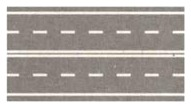
#> input picture public_html/domandeb_images/4001.jpeg, 191 x 108 px
$ python -i match_visual.py   (imports and definitions only)
#> lines starting #> are read from the running program, lines starting #| are printed output that depends on the picture
#> further down, picture is the input picture: PIL image 191x108 RGB; mean R, G, B 174.2, 167.7, 163
#!/usr/bin/env python3
"""
match_visual.py — reassign each old DomandeB image to the Commons figure it most
LOOKS LIKE, using image similarity instead of text. For each card we compare the
old picture against every figure in its topic family (a pericolo card only competes
against pericolo figures) with a symbol-focused binary descriptor, and break near
ties with the card's wording (numbers, "destra"/"sinistra").

Needs the library from fetch_library.py (sign_library/). Runs offline.

Writes: scripts/sign_map.csv                 (id, figure, note, score, file)
        sign_svgs_staging/<id>.svg           (matched figure copied in for the PDF/apply)
        sign_svgs_staging/credits.csv        (id, figure, file, author, license, ...)
Then:   python3 scripts/build_compare_pdf.py
"""
import csv, io, json, math, os, re, shutil
from PIL import Image, ImageChops, ImageOps
import cairosvg

ROOT  = os.path.dirname(os.path.dirname(os.path.abspath(__file__)))
LIB   = os.path.join(ROOT, "sign_library")
IDX   = os.path.join(LIB, "library_index.csv")
STAGE = os.path.join(ROOT, "sign_svgs_staging")
MAP   = os.path.join(ROOT, "scripts", "sign_map.csv")

STOP = set("segnale segnali di a al ai con per il lo la i gli le un uno una e ed o del dei "
           "della delle su sul in tra che raffigurato raffigurata presenza figura".split())

# figure-number -> family code; topic -> allowed families
FAM_RANGES = [(1,35,"per"),(36,45,"pre"),(46,79,"div"),(80,99,"obb"),
              (100,381,"ind"),(382,414,"tmp"),(415,448,"ori"),(449,462,"lum"),(463,479,"cmp")]
TOPIC_FAMS = {
    "Segnali di pericolo": {"per"}, "Segnali di precedenza": {"pre"},
    "Segnali di divieto": {"div"}, "Segnali di obbligo": {"obb"},
    "Segnali di indicazione": {"ind"}, "Segnaletica orizzontale; segni sugli ostacoli": {"ori"},
    "Segnali complementari; segnali temporanei e di cantiere": {"cmp","tmp"},
    "Segnalazioni semaforiche; segnalazioni degli agenti del traffico": {"lum"},
}
NO_SIGN = {"Esempi di precedenza (ordine di precedenza agli incroci)"}

def toks(s):
    return {w for w in re.split(r"[^a-zàèéìòù]+", s.lower()) if len(w) > 2 and w not in STOP}
def fam_of(nf):
    m = re.match(r"ii(\d+)", nf); n = int(m.group(1)) if m else 0
    return next((c for lo,hi,c in FAM_RANGES if lo<=n<=hi), "x")
def disp(nf):
    m = re.match(r"ii(\d+)([a-z]?)", nf)
    return f"II {m.group(1)}" + (f"/{m.group(2)}" if m and m.group(2) else "")

def on_white(im):
    im = im.convert("RGBA"); bg = Image.new("RGBA", im.size, (255,255,255,255))
#> after `bg = Image.new('RGBA', im.size, (255, 255, 255, 255))`: bg: PIL image 191x108 RGBA; every value is 255
    bg.alpha_composite(im); return bg.convert("RGB")
def autocrop(im):
    d = ImageChops.difference(im, Image.new("RGB", im.size, (255,255,255)))
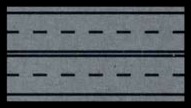
#> d: PIL image 191x108 RGB; mean R, G, B 80.8, 87.3, 92
    bb = d.getbbox(); return im.crop(bb) if bb else im
#> after `bb = d.getbbox()`: bb = (0, 0, 191, 108)
def _sq(im):
    im = autocrop(on_white(im)); s = max(im.size)
#> after `s = max(im.size)`: s = 191
    c = Image.new("RGB", (s, s), (255,255,255)); c.paste(im, ((s-im.width)//2, (s-im.height)//2)); return c
#> after `c = Image.new('RGB', (s, s), (255, 255, 255))`: c: PIL image 191x191 RGB; every value is 255
#> after `c.paste(im, ((s - im.width) // 2, (s - im.height) // 2))`:
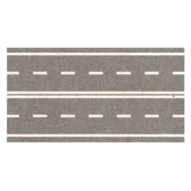
#> c: PIL image 191x191 RGB; mean R, G, B 209.3, 205.6, 203
# Grayscale, mean-subtracted, L2-normalized patch -> normalized cross-correlation.
# NCC on the interior pictogram vastly out-performs a binarized hamming hash on
# circular signs (red rings / blue discs that differ only by a small interior
# symbol): measured 89% top-1 / 97% top-3 vs 73% / 86% on a divieto ground-truth set.
# [8 lines left out: function _ncc, not called in this run]
def _color(sq, grid=8):
    im = sq.resize((grid, grid)); return [c/255 for px in list(im.getdata()) for c in px]
# Triangular families (pericolo, complementari) crop a touch tighter to the interior
# symbol; circular/square families keep slightly more of the sign.
def crop_for(fam): return 0.62 if fam in ("per", "cmp") else 0.72
def descriptor(im, fam):
    sq = _sq(im)
    return _ncc(sq, crop_for(fam), 24), _ncc(sq, 1.0, 16), _color(sq)
# dist = -(correlation), so smaller is better (keeps the rest of the pipeline the
# same). A small color penalty separates same-shape signs of different colors in
# the color-diverse indication family; within single-color families it's ~inert.
# [4 lines left out: function dist, not called in this run]
IMG_EXT = (".svg", ".png", ".gif", ".jpg", ".jpeg")
# [99 lines left out: functions lib_files, render, main, not called in this run]

# [2 lines not run here, left out]

>>> from PIL import Image
>>> picture = Image.open('../public_html/domandeb_images/4001.jpeg')
>>> result = _sq(picture)
